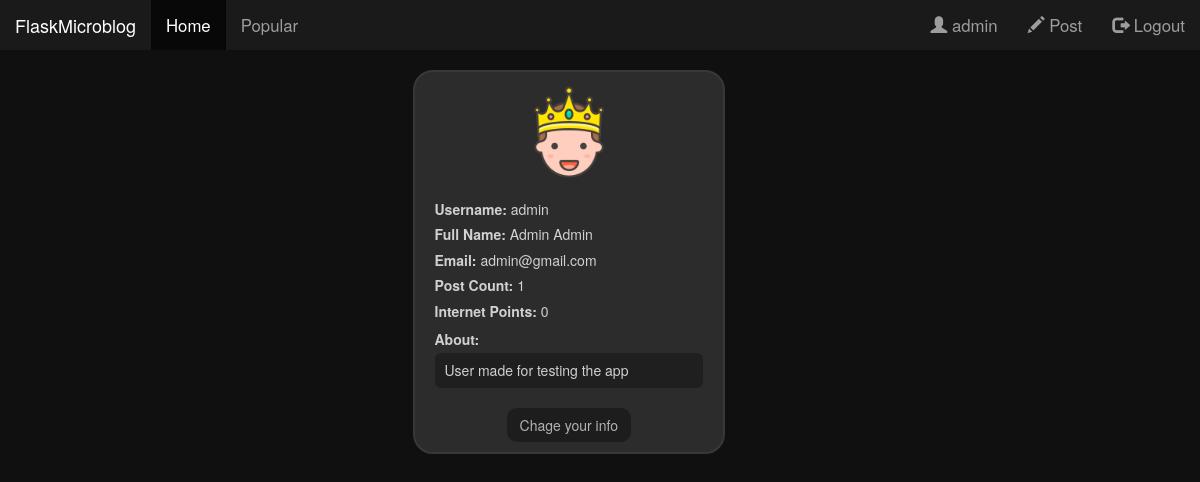
Page /account (signed in) on the committed database.
### flaskapp/models.py (models this page shows, shortened)
class User(db.Model, UserMixin):
    id = db.Column(db.Integer, primary_key=True)
    full_name = db.Column(db.String(40), nullable=False, default='Not yet provided')
    username = db.Column(db.String(21), unique=True, nullable=False)
    email = db.Column(db.String(60), unique=True, nullable=False)
    image_file = db.Column(db.String(20), nullable=False,
                           default='default.jpg')
    password = db.Column(db.String(60), nullable=False)
    about = db.Column(db.Text, nullable=False, default='Not yet provided')
    internet_points = db.Column(db.Integer, nullable=False, default=0)
    posts = db.relationship('Post', backref='author', lazy=True)

### flaskapp/routes.py (the view)
@app.route("/account")
@login_required
def account():
    prof_image = url_for('static', filename='images/' +
                         current_user.image_file)
    return render_template('account.html', title=f'{current_user.username}', prof_image=prof_image)

### flaskapp/models.py (called while the page is built)
@login_manager.user_loader
def load_user(user_id):
    return User.query.get(int(user_id))

### flaskapp/templates/account.html
{% extends "layout.html" %}
{% block content %}
    <div class="account-window col-xs-10 col-xs-offset-1 col-sm-6 col-sm-offset-3 col-md-6 col-md-offset-3 col-lg-5 col-lg-offset-3">
        <div class="card">
            <img class="account-image" src="{{ prof_image }}" alt="No image found">
            <div class="card-body">
                <div class="card-info">
                    <h5><strong>Username:</strong> {{ current_user.username }}</h5>
                    <h5><strong>Full Name:</strong> {{ current_user.full_name }}</h5>
                    <h5><strong>Email:</strong> {{ current_user.email }}</h5>
                    <h5><strong>Post Count:</strong> {{ current_user.posts|length }}</h5>
                    <h5><strong>Internet Points:</strong> {{ current_user.internet_points }}</h5>
                    <strong class="card-info-about-strong">About:</strong>
                    <h5 class="card-info-about">{{ current_user.about }}</h5>
                </div>
                <a href="{{ url_for('account_update') }}" class="btn btn-secondary">Chage your info</a>
            </div>
        </div>
    </div>
{% endblock content %}

### flaskapp/templates/layout.html (shortened to what this page needs)
<!DOCTYPE html>
<html>
<head>
  <link href="//netdna.bootstrapcdn.com/bootstrap/3.2.0/css/bootstrap.min.css" rel="stylesheet" id="bootstrap-css">
  <link href="//maxcdn.bootstrapcdn.com/font-awesome/4.2.0/css/font-awesome.min.css" rel="stylesheet">
  <link rel="stylesheet" type="text/css" href="{{ url_for('static', filename='main.css') }}">
</head>
<body>
  <nav class="navbar navbar-inverse">
    <div class="container-fluid">
      <div class="navbar-header">
        <a class="navbar-brand" href="#">FlaskMicroblog</a>
      </div>
      <ul class="nav navbar-nav">
        <li class="active"><a href="{{ url_for('home') }}">Home</a></li>
        <li><a href="#">Popular</a></li>
      </ul>
      <ul class="nav navbar-nav navbar-right">
        {% if current_user.is_authenticated %}
          <li><a href="{{ url_for('account') }}"><span class="glyphicon glyphicon-user"></span> {{ current_user.username }}</a></li>
          <li><a href="{{ url_for('create_post') }}"><span class="glyphicon glyphicon-pencil"></span> Post</a></li>
          <li><a href="{{ url_for('logout') }}"><span class="glyphicon glyphicon-log-out"></span> Logout</a></li>
        {% else %}
          <li><a href="{{ url_for('register') }}"><span class="glyphicon glyphicon-user"></span> Sign Up</a></li>
          <li><a href="{{ url_for('login') }}"><span class="glyphicon glyphicon-log-in"></span> Login</a></li>
        {% endif %}
      </ul>
    </div>
  </nav>
    <div class="container">
      <div class="row">
        {% if sidemenu %}
        <div class="col-md-1"></div>
          <div class="col-md-6">
        {% else %}
          <div class="col-md-8 col-md-offset-2">
        {% endif %}
            {% block content %}{% endblock %}
          </div>
        <div class="col-md-1"></div>
      </div>
    </div>
</body>
</html>

### flaskapp/static/main.css (style rules this page uses)
body { background-color: rgb(16, 16, 16); }
.navbar-inverse { background-color: rgb(26, 26, 26); border: none; border-radius: 0; font-size: 1.2em; }
.account-window { align-content: center; padding: 10px; border-radius: 20px; border: solid rgb(56, 56, 56) 2px; color: rgb(209, 209, 209); background-color: rgb(44, 44, 44); text-align: center; }
.account-image { border-radius: 100px; height: 100px; width: 100px; }
.account-window .btn { color: rgb(179, 179, 179); background-color: rgb(29, 29, 29); border-radius: 10px; }
.account-window .card-info { padding: 10px; text-align: left; }
.card-info-about { margin-top: 4px; border-radius: 6px; padding: 10px; background-color: rgb(31, 31, 31); }

### rows in the picture
User: username "admin", full_name "Admin Admin", email "admin@gmail.com", internet_points "0", about "User made for testing the app"

### other values in the picture
{{ current_user.posts|length }} "1"
